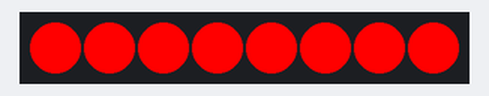
This sketch was run on a simulated Arduino Uno, built with avr-gcc and run on an emulated ATmega328P. Parts: 8 RGB LEDs in strip order, left to right.

Above: at 0.1 s.
At 1.1 s:
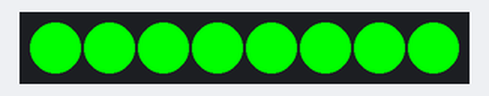
At 2.1 s:
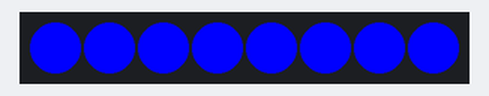
Timing chart, 0 to 130.0 s (numbered marks = the images above):
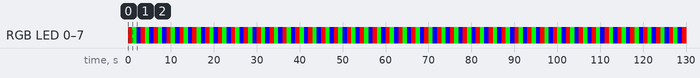

The sketch:

L3F1v2.ino
```cpp
#include <Adafruit_NeoPixel.h> // include the NeoPixel library.

#define LED_PIN 6 // set pin 6 on the Arduino as the LED control pin.
#define NUM_LEDS 8 // set the number of LEDs on the LED strip.
Adafruit_NeoPixel strip = Adafruit_NeoPixel(NUM_LEDS, LED_PIN, NEO_GRB + NEO_KHZ800);

void setup() {
  strip.begin(); //Start the LED function.
  strip.show(); // Initialize all LEDs to off
}

void loop() {
  setStripColor(255, 0, 0); // Red
  delay(1000);
  setStripColor(0, 255, 0); // Green
  delay(1000);
  setStripColor(0, 0, 255); // Blue
  delay(1000);
}

void setStripColor(int r, int g, int b) {
  for (int i = 0; i < NUM_LEDS; i++) {
    strip.setPixelColor(i, strip.Color(r, g, b));
  }
  strip.show();
}
```

Measured:
- by itself, RGB LED 0–7: repeats every 3.0 s: RGB(0, 255, 0) 1.0 s, RGB(0, 0, 255) 1.0 s, RGB(255, 0, 0) 1.0 s
- by itself, everything shown: repeats every 3.0 s, in 3 steps
- what the display in image 1 shows lasts 1.0 s, from 1.0 s to 2.0 s
